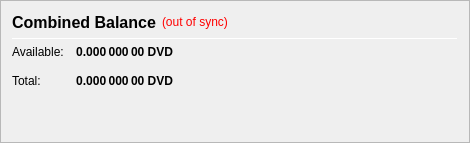
                   <widget class="QFrame" name="frame_CombinedBalances">
                    <property name="minimumSize">
                     <size>
                      <width>470</width>
                      <height>0</height>
                     </size>
                    </property>
                    <property name="frameShape">
                     <enum>QFrame::StyledPanel</enum>
                    </property>
                    <property name="frameShadow">
                     <enum>QFrame::Raised</enum>
                    </property>
                    <layout class="QVBoxLayout" name="verticalLayout_5">
                     <item>
                      <layout class="QHBoxLayout" name="horizontalLayout_5" stretch="0,0,0">
                       <item>
                        <widget class="QLabel" name="label_5z">
                         <property name="minimumSize">
                          <size>
                           <width>0</width>
                           <height>20</height>
                          </size>
                         </property>
                         <property name="font">
                          <font>
                           <pointsize>12</pointsize>
                           <weight>75</weight>
                           <bold>true</bold>
                          </font>
                         </property>
                         <property name="toolTip">
                          <string>Combined Balance (including unconfirmed and immature coins)</string>
                         </property>
                         <property name="text">
                          <string>Combined Balance</string>
                         </property>
                        </widget>
                       </item>
                       <item>
                        <widget class="QLabel" name="labelWalletStatus">
                         <property name="cursor">
                          <cursorShape>WhatsThisCursor</cursorShape>
                         </property>
                         <property name="toolTip">
                          <string>The displayed information may be out of date. Your wallet automatically synchronizes with the DividendCash network after a connection is established, but this process has not completed yet.</string>
                         </property>
                         <property name="styleSheet">
                          <string notr="true">QLabel { color: red; }</string>
                         </property>
                         <property name="text">
                          <string notr="true">(out of sync)</string>
                         </property>
                         <property name="alignment">
                          <set>Qt::AlignLeading|Qt::AlignLeft|Qt::AlignVCenter</set>
                         </property>
                        </widget>
                       </item>
                       <item>
                        <spacer name="horizontalSpacer_1">
                         <property name="orientation">
                          <enum>Qt::Horizontal</enum>
                         </property>
                         <property name="sizeHint" stdset="0">
                          <size>
                           <width>40</width>
                           <height>20</height>
                          </size>
                         </property>
                        </spacer>
                       </item>
                      </layout>
                     </item>
                     <item>
                      <widget class="Line" name="line_CombinedBalance">
                       <property name="minimumSize">
                        <size>
                         <width>0</width>
                         <height>1</height>
                        </size>
                       </property>
                       <property name="maximumSize">
                        <size>
                         <width>16777215</width>
                         <height>1</height>
                        </size>
                       </property>
                       <property name="orientation">
                        <enum>Qt::Horizontal</enum>
                       </property>
                      </widget>
                     </item>
                     <item>
                      <layout class="QGridLayout" name="gridLayout_3">
                       <property name="spacing">
                        <number>12</number>
                       </property>
                       <item row="1" column="0">
                        <widget class="QLabel" name="labelBalanceTextz">
                         <property name="text">
                          <string>Available:</string>
                         </property>
                        </widget>
                       </item>
                       <item row="1" column="1">
                        <widget class="QLabel" name="labelBalancez">
                         <property name="font">
                          <font>
                           <weight>75</weight>
                           <bold>true</bold>
                          </font>
                         </property>
                         <property name="cursor">
                          <cursorShape>IBeamCursor</cursorShape>
                         </property>
                         <property name="toolTip">
                          <string>Your current spendable balance</string>
                         </property>
                         <property name="text">
                          <string notr="true">0.000 000 00 DVD</string>
                         </property>
                         <property name="alignment">
                          <set>Qt::AlignRight|Qt::AlignTrailing|Qt::AlignVCenter</set>
                         </property>
                         <property name="textInteractionFlags">
                          <set>Qt::LinksAccessibleByMouse|Qt::TextSelectableByKeyboard|Qt::TextSelectableByMouse</set>
                         </property>
                        </widget>
                       </item>
                       <item row="2" column="0">
                        <widget class="QLabel" name="labelTotalTextz">
                         <property name="text">
                          <string>Total:</string>
                         </property>
                        </widget>
                       </item>
                       <item row="2" column="1">
                        <widget class="QLabel" name="labelTotalz">
                         <property name="font">
                          <font>
                           <weight>75</weight>
                           <bold>true</bold>
                          </font>
                         </property>
                         <property name="cursor">
                          <cursorShape>IBeamCursor</cursorShape>
                         </property>
                         <property name="toolTip">
                          <string>Total Balance, including all unavailable coins.</string>
                         </property>
                         <property name="text">
                          <string notr="true">0.000 000 00 DVD</string>
                         </property>
                         <property name="alignment">
                          <set>Qt::AlignRight|Qt::AlignTrailing|Qt::AlignVCenter</set>
                         </property>
                         <property name="textInteractionFlags">
                          <set>Qt::LinksAccessibleByMouse|Qt::TextSelectableByKeyboard|Qt::TextSelectableByMouse</set>
                         </property>
                        </widget>
                       </item>
                       <item row="2" column="3">
                        <spacer name="horizontalSpacer_2">
                         <property name="orientation">
                          <enum>Qt::Horizontal</enum>
                         </property>
                         <property name="sizeHint" stdset="0">
                          <size>
                           <width>40</width>
                           <height>20</height>
                          </size>
                         </property>
                        </spacer>
                       </item>
                      </layout>
                     </item>
                     <item>
                      <spacer name="verticalSpacer_1">
                       <property name="orientation">
                        <enum>Qt::Vertical</enum>
                       </property>
                       <property name="sizeHint" stdset="0">
                        <size>
                         <width>20</width>
                         <height>40</height>
                        </size>
                       </property>
                      </spacer>
                     </item>
                    </layout>
                   </widget>
